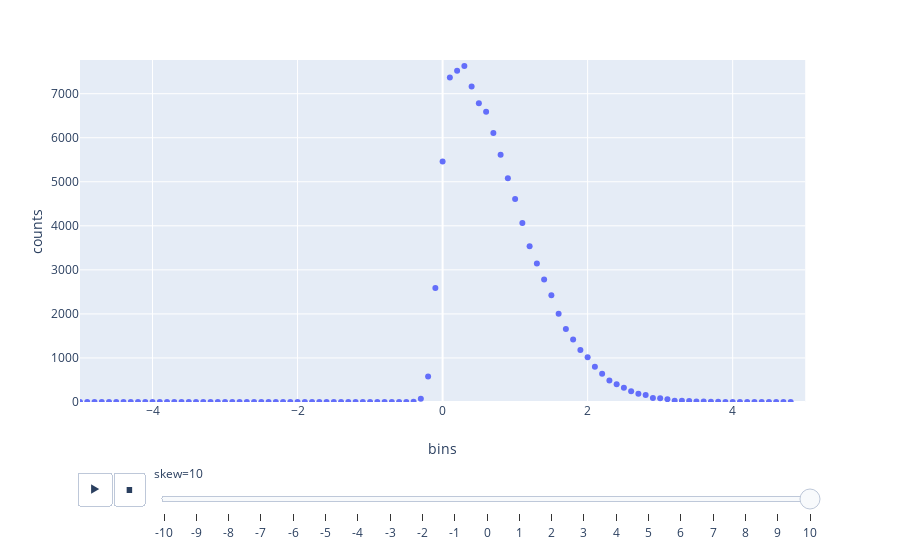

Source (notebook cell):
### Code cell
from scipy.stats import skewnorm


data = []
for skew in range(-10, 10 + 1):
    x = skewnorm.rvs(skew, size=100000)
    counts, bins = np.histogram(x, bins=np.arange(-5, 5, 0.1))
    bins = bins[:-1]
    
    r = pd.DataFrame(dict(counts=counts, bins=bins))
    r['skew'] = skew
    data.append(r)
    
data = pd.concat(data, axis=0)

fig = px.scatter(data, x='bins', y='counts', animation_frame='skew', animation_group='bins', range_x=[-5, 5], range_y=[0, data.counts.max()])

with open('tmp.html', 'w') as f:
    f.write(fig.to_html())
fig

### Figure 1 — Plotly figure (JSON) as saved in the notebook; plotly's stock layout.template omitted (floating-point values rounded to 4 significant figures)
{"data": [{"hoverlabel": {"namelength": 0}, "hovertemplate": "skew=10<br>bins=%{x}<br>counts=%{y}", "ids": [-5, -4.9, -4.8, -4.7, -4.6, -4.5, -4.4, -4.3, -4.2, -4.1, -4.0, -3.9, -3.8, -3.7, -3.6, -3.5, -3.4, -3.3, -3.2, -3.1, -3.0, -2.9, -2.8, -2.7, -2.6, -2.5, -2.4, -2.3, -2.2, -2.1, -2.0, -1.9, -1.8, -1.7, -1.6, -1.5, -1.4, -1.3, -1.2, -1.1, -1.0, -0.9, -0.8, -0.7, -0.6, -0.5, -0.4, -0.3, -0.2, -0.1, -1.776e-14, 0.1, 0.2, 0.3, 0.4, 0.5, 0.6, 0.7, 0.8, 0.9, 1.0, 1.1, 1.2, 1.3, 1.4, 1.5, 1.6, 1.7, 1.8, 1.9, 2.0, 2.1, 2.2, 2.3, 2.4, 2.5, 2.6, 2.7, 2.8, 2.9, 3.0, 3.1, 3.2, 3.3, 3.4, 3.5, 3.6, 3.7, 3.8, 3.9, 4.0, 4.1, 4.2, 4.3, 4.4, 4.5, 4.6, 4.7, 4.8], "legendgroup": "", "marker": {"color": "#636efa", "symbol": "circle"}, "mode": "markers", "name": "", "showlegend": false, "type": "scatter", "x": [-5, -4.9, -4.8, -4.7, -4.6, -4.5, -4.4, -4.3, -4.2, -4.1, -4.0, -3.9, -3.8, -3.7, -3.6, -3.5, -3.4, -3.3, -3.2, -3.1, -3.0, -2.9, -2.8, -2.7, -2.6, -2.5, -2.4, -2.3, -2.2, -2.1, -2.0, -1.9, -1.8, -1.7, -1.6, -1.5, -1.4, -1.3, -1.2, -1.1, -1.0, -0.9, -0.8, -0.7, -0.6, -0.5, -0.4, -0.3, -0.2, -0.1, -1.776e-14, 0.1, 0.2, 0.3, 0.4, 0.5, 0.6, 0.7, 0.8, 0.9, 1.0, 1.1, 1.2, 1.3, 1.4, 1.5, 1.6, 1.7, 1.8, 1.9, 2.0, 2.1, 2.2, 2.3, 2.4, 2.5, 2.6, 2.7, 2.8, 2.9, 3.0, 3.1, 3.2, 3.3, 3.4, 3.5, 3.6, 3.7, 3.8, 3.9, 4.0, 4.1, 4.2, 4.3, 4.4, 4.5, 4.6, 4.7, 4.8], "xaxis": "x", "y": [0, 0, 0, 0, 0, 0, 0, 0, 0, 0, 0, 0, 0, 0, 0, 0, 0, 0, 0, 0, 0, 0, 0, 0, 0, 0, 0, 0, 0, 0, 0, 0, 0, 0, 0, 0, 0, 0, 0, 0, 0, 0, 0, 0, 0, 0, 7, 74, 578, 2590, 5458, 7369, 7521, 7629, 7164, 6784, 6591, 6105, 5615, 5083, 4611, 4064, 3537, 3143, 2781, 2422, 2004, 1655, 1419, 1178, 1018, 800, 642, 487, 405, 323, 244, 185, 158, 89, 87, 63, 29, 26, 22, 13, 12, 5, 6, 1, 0, 2, 0, 0, 0, 0, 0, 0, 0], "yaxis": "y"}], "layout": {"autosize": true, "legend": {"tracegroupgap": 0}, "margin": {"t": 60}, "sliders": [{"active": 20, "currentvalue": {"prefix": "skew="}, "len": 0.9, "pad": {"b": 10, "t": 60}, "steps": [{"args": [["-10"], {"frame": {"duration": 0, "redraw": false}, "fromcurrent": true, "mode": "immediate", "transition": {"duration": 0, "easing": "linear"}}], "label": "-10", "method": "animate"}, {"args": [["-9"], {"frame": {"duration": 0, "redraw": false}, "fromcurrent": true, "mode": "immediate", "transition": {"duration": 0, "easing": "linear"}}], "label": "-9", "method": "animate"}, {"args": [["-8"], {"frame": {"duration": 0, "redraw": false}, "fromcurrent": true, "mode": "immediate", "transition": {"duration": 0, "easing": "linear"}}], "label": "-8", "method": "animate"}, {"args": [["-7"], {"frame": {"duration": 0, "redraw": false}, "fromcurrent": true, "mode": "immediate", "transition": {"duration": 0, "easing": "linear"}}], "label": "-7", "method": "animate"}, {"args": [["-6"], {"frame": {"duration": 0, "redraw": false}, "fromcurrent": true, "mode": "immediate", "transition": {"duration": 0, "easing": "linear"}}], "label": "-6", "method": "animate"}, {"args": [["-5"], {"frame": {"duration": 0, "redraw": false}, "fromcurrent": true, "mode": "immediate", "transition": {"duration": 0, "easing": "linear"}}], "label": "-5", "method": "animate"}, {"args": [["-4"], {"frame": {"duration": 0, "redraw": false}, "fromcurrent": true, "mode": "immediate", "transition": {"duration": 0, "easing": "linear"}}], "label": "-4", "method": "animate"}, {"args": [["-3"], {"frame": {"duration": 0, "redraw": false}, "fromcurrent": true, "mode": "immediate", "transition": {"duration": 0, "easing": "linear"}}], "label": "-3", "method": "animate"}, {"args": [["-2"], {"frame": {"duration": 0, "redraw": false}, "fromcurrent": true, "mode": "immediate", "transition": {"duration": 0, "easing": "linear"}}], "label": "-2", "method": "animate"}, {"args": [["-1"], {"frame": {"duration": 0, "redraw": false}, "fromcurrent": true, "mode": "immediate", "transition": {"duration": 0, "easing": "linear"}}], "label": "-1", "method": "animate"}, {"args": [["0"], {"frame": {"duration": 0, "redraw": false}, "fromcurrent": true, "mode": "immediate", "transition": {"duration": 0, "easing": "linear"}}], "label": "0", "method": "animate"}, {"args": [["1"], {"frame": {"duration": 0, "redraw": false}, "fromcurrent": true, "mode": "immediate", "transition": {"duration": 0, "easing": "linear"}}], "label": "1", "method": "animate"}, {"args": [["2"], {"frame": {"duration": 0, "redraw": false}, "fromcurrent": true, "mode": "immediate", "transition": {"duration": 0, "easing": "linear"}}], "label": "2", "method": "animate"}, {"args": [["3"], {"frame": {"duration": 0, "redraw": false}, "fromcurrent": true, "mode": "immediate", "transition": {"duration": 0, "easing": "linear"}}], "label": "3", "method": "animate"}, {"args": [["4"], {"frame": {"duration": 0, "redraw": false}, "fromcurrent": true, "mode": "immediate", "transition": {"duration": 0, "easing": "linear"}}], "label": "4", "method": "animate"}, {"args": [["5"], {"frame": {"duration": 0, "redraw": false}, "fromcurrent": true, "mode": "immediate", "transition": {"duration": 0, "easing": "linear"}}], "label": "5", "method": "animate"}, {"args": [["6"], {"frame": {"duration": 0, "redraw": false}, "fromcurrent": true, "mode": "immediate", "transition": {"duration": 0, "easing": "linear"}}], "label": "6", "method": "animate"}, {"args": [["7"], {"frame": {"duration": 0, "redraw": false}, "fromcurrent": true, "mode": "immediate", "transition": {"duration": 0, "easing": "linear"}}], "label": "7", "method": "animate"}, {"args": [["8"], {"frame": {"duration": 0, "redraw": false}, "fromcurrent": true, "mode": "immediate", "transition": {"duration": 0, "easing": "linear"}}], "label": "8", "method": "animate"}, {"args": [["9"], {"frame": {"duration": 0, "redraw": false}, "fromcurrent": true, "mode": "immediate", "transition": {"duration": 0, "easing": "linear"}}], "label": "9", "method": "animate"}, {"args": [["10"], {"frame": {"duration": 0, "redraw": false}, "fromcurrent": true, "mode": "immediate", "transition": {"duration": 0, "easing": "linear"}}], "label": "10", "method": "animate"}], "x": 0.1, "xanchor": "left", "y": 0, "yanchor": "top"}], "updatemenus": [{"buttons": [{"args": [null, {"frame": {"duration": 500, "redraw": false}, "fromcurrent": true, "mode": "immediate", "transition": {"duration": 500, "easing": "linear"}}], "label": "&#9654;", "method": "animate"}, {"args": [[null], {"frame": {"duration": 0, "redraw": false}, "fromcurrent": true, "mode": "immediate", "transition": {"duration": 0, "easing": "linear"}}], "label": "&#9724;", "method": "animate"}], "direction": "left", "pad": {"r": 10, "t": 70}, "showactive": false, "type": "buttons", "x": 0.1, "xanchor": "right", "y": 0, "yanchor": "top"}], "xaxis": {"anchor": "y", "domain": [0, 0.98], "range": [-5, 5], "title": {"text": "bins"}, "type": "linear"}, "yaxis": {"anchor": "x", "domain": [0, 1], "range": [0, 7765], "title": {"text": "counts"}, "type": "linear"}}}
